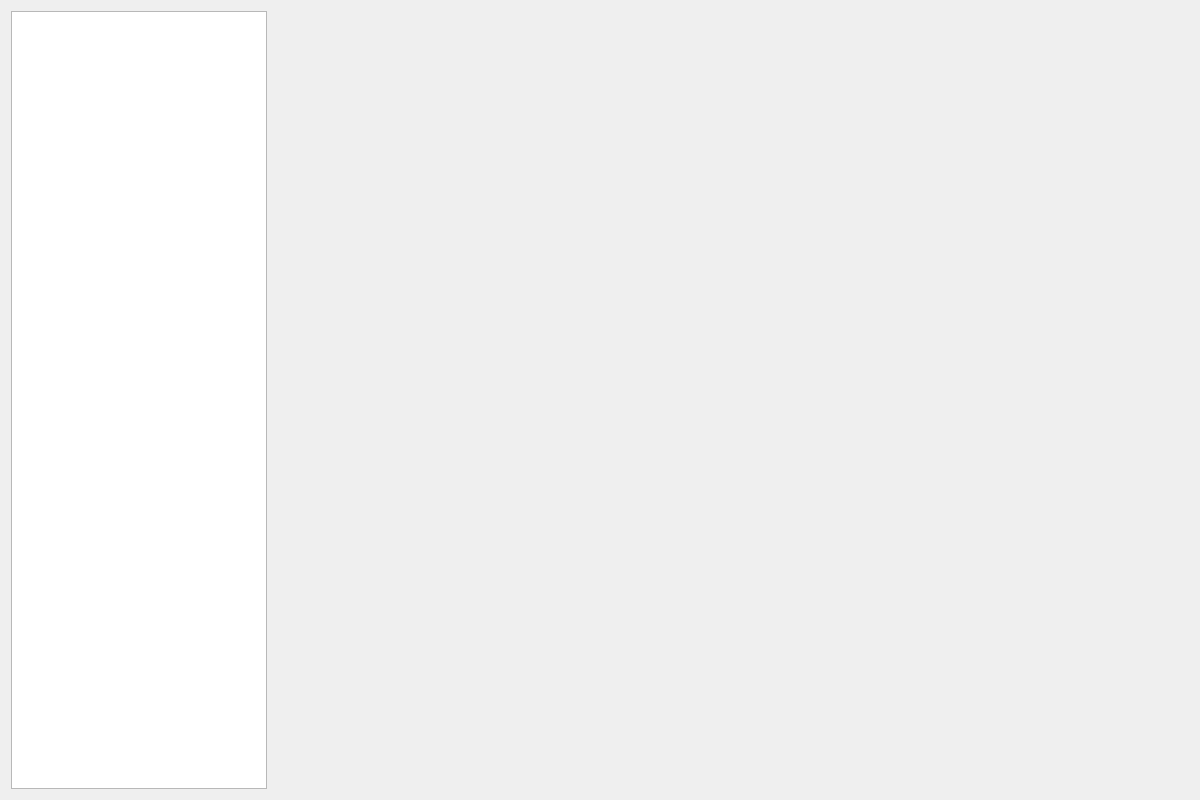
<?xml version="1.0" encoding="UTF-8"?>
<ui version="4.0">
 <class>Canvas</class>
 <widget class="QWidget" name="Canvas">
  <property name="geometry">
   <rect>
    <x>0</x>
    <y>0</y>
    <width>1200</width>
    <height>800</height>
   </rect>
  </property>
  <property name="minimumSize">
   <size>
    <width>1200</width>
    <height>800</height>
   </size>
  </property>
  <property name="maximumSize">
   <size>
    <width>1200</width>
    <height>800</height>
   </size>
  </property>
  <property name="windowTitle">
   <string>MainWindow</string>
  </property>
  <layout class="QHBoxLayout" name="horizontalLayout">
   <item>
    <widget class="QListWidget" name="listWidget">
     <property name="editTriggers">
      <set>QAbstractItemView::DoubleClicked</set>
     </property>
    </widget>
   </item>
   <item>
    <spacer name="horizontalSpacer_6">
     <property name="orientation">
      <enum>Qt::Horizontal</enum>
     </property>
     <property name="sizeHint" stdset="0">
      <size>
       <width>40</width>
       <height>20</height>
      </size>
     </property>
    </spacer>
   </item>
   <item>
    <spacer name="horizontalSpacer_5">
     <property name="orientation">
      <enum>Qt::Horizontal</enum>
     </property>
     <property name="sizeHint" stdset="0">
      <size>
       <width>40</width>
       <height>20</height>
      </size>
     </property>
    </spacer>
   </item>
   <item>
    <spacer name="horizontalSpacer_4">
     <property name="orientation">
      <enum>Qt::Horizontal</enum>
     </property>
     <property name="sizeHint" stdset="0">
      <size>
       <width>40</width>
       <height>20</height>
      </size>
     </property>
    </spacer>
   </item>
   <item>
    <spacer name="horizontalSpacer_3">
     <property name="orientation">
      <enum>Qt::Horizontal</enum>
     </property>
     <property name="sizeHint" stdset="0">
      <size>
       <width>40</width>
       <height>20</height>
      </size>
     </property>
    </spacer>
   </item>
   <item>
    <spacer name="horizontalSpacer_2">
     <property name="orientation">
      <enum>Qt::Horizontal</enum>
     </property>
     <property name="sizeHint" stdset="0">
      <size>
       <width>140</width>
       <height>20</height>
      </size>
     </property>
    </spacer>
   </item>
   <item>
    <spacer name="horizontalSpacer">
     <property name="orientation">
      <enum>Qt::Horizontal</enum>
     </property>
     <property name="sizeHint" stdset="0">
      <size>
       <width>141</width>
       <height>20</height>
      </size>
     </property>
    </spacer>
   </item>
  </layout>
 </widget>
 <resources/>
 <connections/>
</ui>
